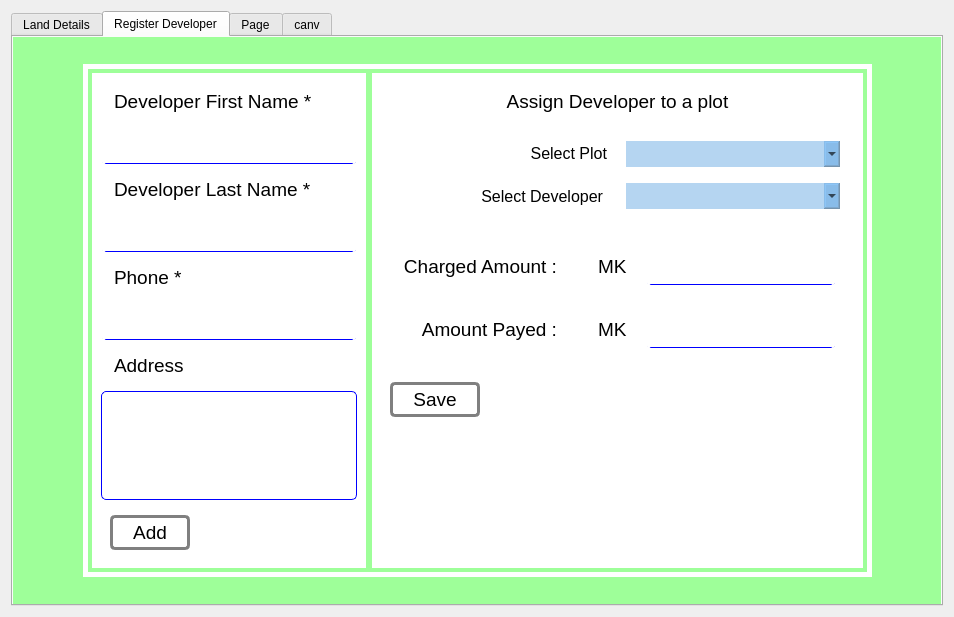
<?xml version="1.0" encoding="UTF-8"?>
<ui version="4.0">
 <class>Form</class>
 <widget class="QWidget" name="Form">
  <property name="geometry">
   <rect>
    <x>0</x>
    <y>0</y>
    <width>954</width>
    <height>617</height>
   </rect>
  </property>
  <property name="windowTitle">
   <string>Form</string>
  </property>
  <layout class="QGridLayout" name="gridLayout_3">
   <item row="0" column="0">
    <widget class="QTabWidget" name="tabWidget">
     <property name="styleSheet">
      <string notr="true">QWidget#tabWidgetPage1{
		background-color: rgb(158, 255, 153);
		color: #ffffff;
}
QWidget#tab{
background-color: rgb(158, 255, 153);
		color: #ffffff;
}</string>
     </property>
     <property name="currentIndex">
      <number>1</number>
     </property>
     <widget class="QWidget" name="tabWidgetPage1">
      <attribute name="title">
       <string>Land Details</string>
      </attribute>
      <layout class="QHBoxLayout" name="horizontalLayout">
       <item>
        <widget class="QWidget" name="widget_3" native="true">
         <property name="maximumSize">
          <size>
           <width>250</width>
           <height>16777215</height>
          </size>
         </property>
         <property name="styleSheet">
          <string notr="true">QWidget#widget_3{
		background: #333333;
		color: #ffffff;
}</string>
         </property>
         <layout class="QVBoxLayout" name="verticalLayout_2">
          <item>
           <widget class="QWidget" name="widget_4" native="true">
            <property name="maximumSize">
             <size>
              <width>16777215</width>
              <height>70</height>
             </size>
            </property>
            <layout class="QHBoxLayout" name="horizontalLayout_2">
             <item>
              <widget class="QLineEdit" name="filterList">
               <property name="font">
                <font>
                 <pointsize>12</pointsize>
                </font>
               </property>
              </widget>
             </item>
             <item>
              <widget class="QLabel" name="label">
               <property name="font">
                <font>
                 <pointsize>12</pointsize>
                </font>
               </property>
               <property name="styleSheet">
                <string notr="true">QLabel#label{
		background: transparent;
		color: #ffffff;
}</string>
               </property>
               <property name="text">
                <string>Search</string>
               </property>
              </widget>
             </item>
            </layout>
           </widget>
          </item>
          <item>
           <widget class="QLabel" name="label_3">
            <property name="font">
             <font>
              <pointsize>14</pointsize>
             </font>
            </property>
            <property name="styleSheet">
             <string notr="true">QLabel#label_3{
		background: transparent;
		color: #ffffff;
}</string>
            </property>
            <property name="text">
             <string>Available Plots</string>
            </property>
            <property name="alignment">
             <set>Qt::AlignCenter</set>
            </property>
           </widget>
          </item>
          <item>
           <widget class="QListWidget" name="mainLeftList">
            <property name="minimumSize">
             <size>
              <width>200</width>
              <height>0</height>
             </size>
            </property>
            <property name="font">
             <font>
              <pointsize>12</pointsize>
             </font>
            </property>
            <property name="styleSheet">
             <string notr="true">QListWidget#mainLeftList{
		background: transparent;
		color: #ffffff;
		border:none;
}</string>
            </property>
           </widget>
          </item>
         </layout>
        </widget>
       </item>
       <item>
        <widget class="QWidget" name="featureLabels" native="true">
         <property name="styleSheet">
          <string notr="true">QWidget#featureLabels{
		background: #ffffff;
		color: #000000;
		padding: 0px;
		margin: 0px;
}</string>
         </property>
         <layout class="QVBoxLayout" name="verticalLayout_3">
          <item>
           <widget class="QLabel" name="selectedFeature">
            <property name="maximumSize">
             <size>
              <width>16777215</width>
              <height>40</height>
             </size>
            </property>
            <property name="font">
             <font>
              <pointsize>15</pointsize>
             </font>
            </property>
            <property name="styleSheet">
             <string notr="true">background-color: rgb(158, 255, 153);</string>
            </property>
            <property name="text">
             <string>Selected Plots</string>
            </property>
            <property name="alignment">
             <set>Qt::AlignCenter</set>
            </property>
           </widget>
          </item>
          <item>
           <widget class="QgsMapCanvas" name="map_holder" native="true">
            <property name="minimumSize">
             <size>
              <width>0</width>
              <height>200</height>
             </size>
            </property>
            <property name="maximumSize">
             <size>
              <width>16777215</width>
              <height>300</height>
             </size>
            </property>
            <property name="styleSheet">
             <string notr="true">margin:0 px;
boreder: 1px solid green;</string>
            </property>
            <layout class="QVBoxLayout" name="verticalLayout"/>
           </widget>
          </item>
          <item>
           <widget class="QWidget" name="widget_5" native="true">
            <property name="styleSheet">
             <string notr="true">padding:0px;</string>
            </property>
            <layout class="QGridLayout" name="gridLayout_4">
             <item row="0" column="0">
              <widget class="QWidget" name="widget_14" native="true">
               <property name="styleSheet">
                <string notr="true">margin: 0px;
border: 3px solid green;
padding-right:5px;
padding-left:5px;
border-radius:5px;</string>
               </property>
               <layout class="QGridLayout" name="gridLayout_7">
                <item row="2" column="2">
                 <widget class="QLabel" name="perimeter">
                  <property name="font">
                   <font>
                    <pointsize>11</pointsize>
                   </font>
                  </property>
                  <property name="text">
                   <string>perimeter</string>
                  </property>
                  <property name="alignment">
                   <set>Qt::AlignRight|Qt::AlignTrailing|Qt::AlignVCenter</set>
                  </property>
                 </widget>
                </item>
                <item row="0" column="2">
                 <widget class="QLabel" name="reference_no">
                  <property name="font">
                   <font>
                    <pointsize>11</pointsize>
                   </font>
                  </property>
                  <property name="styleSheet">
                   <string notr="true">text-align:right;</string>
                  </property>
                  <property name="text">
                   <string>reference#</string>
                  </property>
                  <property name="alignment">
                   <set>Qt::AlignRight|Qt::AlignTrailing|Qt::AlignVCenter</set>
                  </property>
                 </widget>
                </item>
                <item row="0" column="1">
                 <widget class="QLabel" name="label_4">
                  <property name="font">
                   <font>
                    <pointsize>11</pointsize>
                   </font>
                  </property>
                  <property name="styleSheet">
                   <string notr="true">border:none;</string>
                  </property>
                  <property name="text">
                   <string>Plot Reference No</string>
                  </property>
                 </widget>
                </item>
                <item row="1" column="1">
                 <widget class="QLabel" name="label_2">
                  <property name="font">
                   <font>
                    <pointsize>11</pointsize>
                   </font>
                  </property>
                  <property name="styleSheet">
                   <string notr="true">border:none;</string>
                  </property>
                  <property name="text">
                   <string>Area </string>
                  </property>
                 </widget>
                </item>
                <item row="1" column="2">
                 <widget class="QLabel" name="area">
                  <property name="font">
                   <font>
                    <pointsize>11</pointsize>
                   </font>
                  </property>
                  <property name="text">
                   <string> area</string>
                  </property>
                  <property name="alignment">
                   <set>Qt::AlignRight|Qt::AlignTrailing|Qt::AlignVCenter</set>
                  </property>
                 </widget>
                </item>
                <item row="2" column="1">
                 <widget class="QLabel" name="label_5">
                  <property name="font">
                   <font>
                    <pointsize>11</pointsize>
                   </font>
                  </property>
                  <property name="styleSheet">
                   <string notr="true">border:none;</string>
                  </property>
                  <property name="text">
                   <string>Perimeter </string>
                  </property>
                 </widget>
                </item>
                <item row="3" column="1">
                 <widget class="QLabel" name="label_7">
                  <property name="font">
                   <font>
                    <pointsize>11</pointsize>
                   </font>
                  </property>
                  <property name="styleSheet">
                   <string notr="true">border:none;</string>
                  </property>
                  <property name="text">
                   <string>Occupied By</string>
                  </property>
                 </widget>
                </item>
                <item row="3" column="2">
                 <widget class="QLabel" name="occupied">
                  <property name="font">
                   <font>
                    <pointsize>11</pointsize>
                   </font>
                  </property>
                  <property name="text">
                   <string>Occupant</string>
                  </property>
                  <property name="alignment">
                   <set>Qt::AlignRight|Qt::AlignTrailing|Qt::AlignVCenter</set>
                  </property>
                 </widget>
                </item>
               </layout>
              </widget>
             </item>
             <item row="0" column="1">
              <widget class="QWidget" name="widget_15" native="true">
               <property name="styleSheet">
                <string notr="true">margin: 0px;
border: 3px solid green;
padding-right:5px;
padding-left:5px;
border-radius:5px;</string>
               </property>
               <layout class="QVBoxLayout" name="verticalLayout_6">
                <item>
                 <widget class="QWidget" name="widget_16" native="true">
                  <layout class="QGridLayout" name="gridLayout_8">
                   <item row="0" column="1">
                    <widget class="QLabel" name="label_11">
                     <property name="font">
                      <font>
                       <pointsize>11</pointsize>
                      </font>
                     </property>
                     <property name="styleSheet">
                      <string notr="true">border:none;
</string>
                     </property>
                     <property name="text">
                      <string>Plot in TA</string>
                     </property>
                     <property name="alignment">
                      <set>Qt::AlignCenter</set>
                     </property>
                    </widget>
                   </item>
                   <item row="1" column="0">
                    <widget class="QLabel" name="longtude">
                     <property name="font">
                      <font>
                       <pointsize>11</pointsize>
                      </font>
                     </property>
                     <property name="styleSheet">
                      <string notr="true">border:none;</string>
                     </property>
                     <property name="text">
                      <string>village</string>
                     </property>
                     <property name="alignment">
                      <set>Qt::AlignCenter</set>
                     </property>
                    </widget>
                   </item>
                   <item row="1" column="1">
                    <widget class="QLabel" name="latitude">
                     <property name="font">
                      <font>
                       <pointsize>11</pointsize>
                      </font>
                     </property>
                     <property name="styleSheet">
                      <string notr="true">border:none;</string>
                     </property>
                     <property name="text">
                      <string>TA</string>
                     </property>
                     <property name="alignment">
                      <set>Qt::AlignCenter</set>
                     </property>
                    </widget>
                   </item>
                   <item row="0" column="0">
                    <widget class="QLabel" name="label_9">
                     <property name="font">
                      <font>
                       <pointsize>11</pointsize>
                      </font>
                     </property>
                     <property name="styleSheet">
                      <string notr="true">border:none;</string>
                     </property>
                     <property name="text">
                      <string>Plot in Vilalge:</string>
                     </property>
                     <property name="alignment">
                      <set>Qt::AlignCenter</set>
                     </property>
                    </widget>
                   </item>
                  </layout>
                 </widget>
                </item>
                <item>
                 <widget class="QWidget" name="widget_17" native="true">
                  <layout class="QVBoxLayout" name="verticalLayout_9">
                   <item>
                    <widget class="QLabel" name="label_21">
                     <property name="font">
                      <font>
                       <pointsize>11</pointsize>
                      </font>
                     </property>
                     <property name="styleSheet">
                      <string notr="true">border:none;</string>
                     </property>
                     <property name="text">
                      <string>Distance From City Council</string>
                     </property>
                     <property name="alignment">
                      <set>Qt::AlignCenter</set>
                     </property>
                    </widget>
                   </item>
                   <item>
                    <widget class="QLabel" name="distance">
                     <property name="font">
                      <font>
                       <pointsize>11</pointsize>
                      </font>
                     </property>
                     <property name="text">
                      <string>distance</string>
                     </property>
                     <property name="alignment">
                      <set>Qt::AlignCenter</set>
                     </property>
                    </widget>
                   </item>
                  </layout>
                 </widget>
                </item>
               </layout>
              </widget>
             </item>
            </layout>
           </widget>
          </item>
         </layout>
        </widget>
       </item>
      </layout>
     </widget>
     <widget class="QWidget" name="tab">
      <attribute name="title">
       <string>Register Developer</string>
      </attribute>
      <layout class="QGridLayout" name="gridLayout">
       <item row="0" column="0">
        <widget class="QWidget" name="widget" native="true">
         <layout class="QVBoxLayout" name="verticalLayout_5">
          <item>
           <widget class="QWidget" name="chart" native="true">
            <property name="font">
             <font>
              <pointsize>14</pointsize>
             </font>
            </property>
            <layout class="QHBoxLayout" name="horizontalLayout_3">
             <item>
              <spacer name="horizontalSpacer">
               <property name="orientation">
                <enum>Qt::Horizontal</enum>
               </property>
               <property name="sizeHint" stdset="0">
                <size>
                 <width>40</width>
                 <height>20</height>
                </size>
               </property>
              </spacer>
             </item>
             <item>
              <widget class="QWidget" name="widget_8" native="true">
               <property name="minimumSize">
                <size>
                 <width>300</width>
                 <height>0</height>
                </size>
               </property>
               <property name="styleSheet">
                <string notr="true">border: 5px solid #ffffff;
padding:3px;</string>
               </property>
               <layout class="QHBoxLayout" name="horizontalLayout_8">
                <item>
                 <widget class="QWidget" name="widget_10" native="true">
                  <property name="minimumSize">
                   <size>
                    <width>200</width>
                    <height>0</height>
                   </size>
                  </property>
                  <property name="styleSheet">
                   <string notr="true">QWidget#widget_10{
		background: #ffffff;
		color: #333333;
		border: none;
		padding:120px
}</string>
                  </property>
                  <layout class="QVBoxLayout" name="verticalLayout_8">
                   <item>
                    <widget class="QLabel" name="label_14">
                     <property name="font">
                      <font>
                       <pointsize>14</pointsize>
                      </font>
                     </property>
                     <property name="text">
                      <string>Developer First Name *</string>
                     </property>
                    </widget>
                   </item>
                   <item>
                    <widget class="QLineEdit" name="firstname">
                     <property name="font">
                      <font>
                       <pointsize>14</pointsize>
                      </font>
                     </property>
                     <property name="styleSheet">
                      <string notr="true">QLineEdit{
border-bottom: 1 solid blue;
border-radius:5px;}

QLineEdit:hover{
	border:1px solid green;
}</string>
                     </property>
                    </widget>
                   </item>
                   <item>
                    <widget class="QLabel" name="label_15">
                     <property name="font">
                      <font>
                       <pointsize>14</pointsize>
                      </font>
                     </property>
                     <property name="text">
                      <string>Developer Last Name *</string>
                     </property>
                    </widget>
                   </item>
                   <item>
                    <widget class="QLineEdit" name="lastname">
                     <property name="font">
                      <font>
                       <pointsize>14</pointsize>
                      </font>
                     </property>
                     <property name="styleSheet">
                      <string notr="true">QLineEdit{
border-bottom: 1 solid blue;
border-radius:5px;}

QLineEdit:hover{
	border:1px solid green;
}</string>
                     </property>
                    </widget>
                   </item>
                   <item>
                    <widget class="QLabel" name="label_17">
                     <property name="font">
                      <font>
                       <pointsize>14</pointsize>
                      </font>
                     </property>
                     <property name="text">
                      <string>Phone *</string>
                     </property>
                    </widget>
                   </item>
                   <item>
                    <widget class="QLineEdit" name="phone">
                     <property name="font">
                      <font>
                       <pointsize>14</pointsize>
                      </font>
                     </property>
                     <property name="styleSheet">
                      <string notr="true">QLineEdit{
border-bottom: 1 solid blue;
border-radius:5px;}

QLineEdit:hover{
	border:1px solid green;
}</string>
                     </property>
                    </widget>
                   </item>
                   <item>
                    <widget class="QLabel" name="label_10">
                     <property name="font">
                      <font>
                       <pointsize>14</pointsize>
                      </font>
                     </property>
                     <property name="text">
                      <string>Address</string>
                     </property>
                    </widget>
                   </item>
                   <item>
                    <widget class="QTextEdit" name="address">
                     <property name="font">
                      <font>
                       <pointsize>14</pointsize>
                      </font>
                     </property>
                     <property name="styleSheet">
                      <string notr="true">border: 1 solid blue;
border-radius:5px;</string>
                     </property>
                    </widget>
                   </item>
                   <item>
                    <widget class="QWidget" name="widget_11" native="true">
                     <property name="styleSheet">
                      <string notr="true">margin: 0;</string>
                     </property>
                     <layout class="QHBoxLayout" name="horizontalLayout_7">
                      <item>
                       <widget class="QPushButton" name="add_btn_2">
                        <property name="font">
                         <font>
                          <pointsize>14</pointsize>
                         </font>
                        </property>
                        <property name="styleSheet">
                         <string notr="true">margin: 0px;
border: 3px solid grey;
padding-right:20px;
padding-left:20px;
border-radius:5px;</string>
                        </property>
                        <property name="text">
                         <string>Add</string>
                        </property>
                       </widget>
                      </item>
                      <item>
                       <spacer name="horizontalSpacer_5">
                        <property name="orientation">
                         <enum>Qt::Horizontal</enum>
                        </property>
                        <property name="sizeHint" stdset="0">
                         <size>
                          <width>40</width>
                          <height>20</height>
                         </size>
                        </property>
                       </spacer>
                      </item>
                     </layout>
                    </widget>
                   </item>
                  </layout>
                 </widget>
                </item>
                <item>
                 <widget class="QWidget" name="widget_2" native="true">
                  <property name="minimumSize">
                   <size>
                    <width>100</width>
                    <height>0</height>
                   </size>
                  </property>
                  <property name="styleSheet">
                   <string notr="true">QWidget#widget_2{
		background: #ffffff;
		color: #333333;
		border: none;
		padding:120px
}</string>
                  </property>
                  <layout class="QVBoxLayout" name="verticalLayout_7">
                   <item>
                    <widget class="QLabel" name="label_12">
                     <property name="font">
                      <font>
                       <pointsize>14</pointsize>
                      </font>
                     </property>
                     <property name="text">
                      <string>Assign Developer to a plot</string>
                     </property>
                     <property name="alignment">
                      <set>Qt::AlignCenter</set>
                     </property>
                    </widget>
                   </item>
                   <item>
                    <widget class="QWidget" name="widget_12" native="true">
                     <layout class="QGridLayout" name="gridLayout_6">
                      <item row="0" column="0">
                       <widget class="QLabel" name="label_13">
                        <property name="font">
                         <font>
                          <pointsize>12</pointsize>
                         </font>
                        </property>
                        <property name="text">
                         <string>&lt;html&gt;&lt;head/&gt;&lt;body&gt;&lt;p align=&quot;right&quot;&gt;Select Plot&lt;/p&gt;&lt;/body&gt;&lt;/html&gt;</string>
                        </property>
                       </widget>
                      </item>
                      <item row="0" column="1">
                       <widget class="QComboBox" name="plot_combo">
                        <property name="font">
                         <font>
                          <pointsize>11</pointsize>
                         </font>
                        </property>
                        <property name="styleSheet">
                         <string notr="true">background: rgba(70,150,220,0.4);</string>
                        </property>
                       </widget>
                      </item>
                      <item row="1" column="0">
                       <widget class="QLabel" name="label_8">
                        <property name="font">
                         <font>
                          <pointsize>12</pointsize>
                         </font>
                        </property>
                        <property name="text">
                         <string>Select Developer</string>
                        </property>
                        <property name="alignment">
                         <set>Qt::AlignRight|Qt::AlignTrailing|Qt::AlignVCenter</set>
                        </property>
                       </widget>
                      </item>
                      <item row="1" column="1">
                       <widget class="QComboBox" name="customers_list">
                        <property name="font">
                         <font>
                          <pointsize>11</pointsize>
                         </font>
                        </property>
                        <property name="styleSheet">
                         <string notr="true">background: rgba(70,150,220,0.4);</string>
                        </property>
                       </widget>
                      </item>
                     </layout>
                    </widget>
                   </item>
                   <item>
                    <widget class="QWidget" name="widget_7" native="true">
                     <layout class="QGridLayout" name="gridLayout_5">
                      <item row="0" column="0">
                       <widget class="QLabel" name="label_16">
                        <property name="font">
                         <font>
                          <pointsize>14</pointsize>
                         </font>
                        </property>
                        <property name="text">
                         <string>Charged Amount :</string>
                        </property>
                        <property name="alignment">
                         <set>Qt::AlignRight|Qt::AlignTrailing|Qt::AlignVCenter</set>
                        </property>
                       </widget>
                      </item>
                      <item row="1" column="0">
                       <widget class="QLabel" name="label_6">
                        <property name="font">
                         <font>
                          <pointsize>14</pointsize>
                          <weight>50</weight>
                          <bold>false</bold>
                         </font>
                        </property>
                        <property name="text">
                         <string>Amount Payed :</string>
                        </property>
                        <property name="alignment">
                         <set>Qt::AlignRight|Qt::AlignTrailing|Qt::AlignVCenter</set>
                        </property>
                       </widget>
                      </item>
                      <item row="0" column="1">
                       <widget class="QWidget" name="widget_18" native="true">
                        <layout class="QHBoxLayout" name="horizontalLayout_9">
                         <item>
                          <widget class="QLabel" name="label_18">
                           <property name="font">
                            <font>
                             <pointsize>14</pointsize>
                            </font>
                           </property>
                           <property name="text">
                            <string>MK</string>
                           </property>
                          </widget>
                         </item>
                         <item>
                          <widget class="QLineEdit" name="charged_amount">
                           <property name="font">
                            <font>
                             <pointsize>14</pointsize>
                            </font>
                           </property>
                           <property name="styleSheet">
                            <string notr="true">QLineEdit{
border-bottom: 1 solid blue;
border-radius:5px;}

QLineEdit:hover{
	border:1px solid green;
}</string>
                           </property>
                          </widget>
                         </item>
                        </layout>
                       </widget>
                      </item>
                      <item row="1" column="1">
                       <widget class="QWidget" name="widget_19" native="true">
                        <layout class="QHBoxLayout" name="horizontalLayout_10">
                         <item>
                          <widget class="QLabel" name="label_19">
                           <property name="font">
                            <font>
                             <pointsize>14</pointsize>
                            </font>
                           </property>
                           <property name="text">
                            <string>MK</string>
                           </property>
                          </widget>
                         </item>
                         <item>
                          <widget class="QLineEdit" name="payed_amount">
                           <property name="font">
                            <font>
                             <pointsize>14</pointsize>
                            </font>
                           </property>
                           <property name="styleSheet">
                            <string notr="true">QLineEdit{
border-bottom: 1 solid blue;
border-radius:5px;}

QLineEdit:hover{
	border:1px solid green;
}</string>
                           </property>
                          </widget>
                         </item>
                        </layout>
                       </widget>
                      </item>
                     </layout>
                    </widget>
                   </item>
                   <item>
                    <widget class="QWidget" name="widget_13" native="true">
                     <layout class="QHBoxLayout" name="horizontalLayout_5">
                      <item>
                       <widget class="QPushButton" name="save">
                        <property name="font">
                         <font>
                          <pointsize>14</pointsize>
                         </font>
                        </property>
                        <property name="styleSheet">
                         <string notr="true">margin: 0px;
border: 3px solid grey;
padding-right:20px;
padding-left:20px;
border-radius:5px;</string>
                        </property>
                        <property name="text">
                         <string>Save</string>
                        </property>
                       </widget>
                      </item>
                      <item>
                       <spacer name="horizontalSpacer_3">
                        <property name="orientation">
                         <enum>Qt::Horizontal</enum>
                        </property>
                        <property name="sizeHint" stdset="0">
                         <size>
                          <width>40</width>
                          <height>20</height>
                         </size>
                        </property>
                       </spacer>
                      </item>
                     </layout>
                    </widget>
                   </item>
                   <item>
                    <widget class="QWidget" name="widget_9" native="true">
                     <property name="styleSheet">
                      <string notr="true">margin: 0;</string>
                     </property>
                     <layout class="QHBoxLayout" name="horizontalLayout_6">
                      <item>
                       <spacer name="verticalSpacer">
                        <property name="orientation">
                         <enum>Qt::Vertical</enum>
                        </property>
                        <property name="sizeHint" stdset="0">
                         <size>
                          <width>20</width>
                          <height>40</height>
                         </size>
                        </property>
                       </spacer>
                      </item>
                     </layout>
                    </widget>
                   </item>
                  </layout>
                 </widget>
                </item>
               </layout>
              </widget>
             </item>
             <item>
              <spacer name="horizontalSpacer_2">
               <property name="orientation">
                <enum>Qt::Horizontal</enum>
               </property>
               <property name="sizeHint" stdset="0">
                <size>
                 <width>40</width>
                 <height>20</height>
                </size>
               </property>
              </spacer>
             </item>
            </layout>
           </widget>
          </item>
         </layout>
        </widget>
       </item>
      </layout>
     </widget>
     <widget class="QWidget" name="tab_2">
      <attribute name="title">
       <string>Page</string>
      </attribute>
      <layout class="QGridLayout" name="gridLayout_2">
       <item row="0" column="0">
        <widget class="QWidget" name="widget_6" native="true">
         <layout class="QHBoxLayout" name="horizontalLayout_4">
          <item>
           <widget class="QListWidget" name="developerslistwidget">
            <property name="styleSheet">
             <string notr="true">background-color: rgb(158, 255, 153);</string>
            </property>
           </widget>
          </item>
         </layout>
        </widget>
       </item>
      </layout>
     </widget>
     <widget class="QWidget" name="tab_3">
      <attribute name="title">
       <string>canv</string>
      </attribute>
      <layout class="QVBoxLayout" name="verticalLayout_4">
       <item>
        <widget class="QgsMapCanvas" name="canvas" native="true"/>
       </item>
      </layout>
     </widget>
    </widget>
   </item>
  </layout>
 </widget>
 <customwidgets>
  <customwidget>
   <class>QgsMapCanvas</class>
   <extends>QWidget</extends>
   <header location="global">qgis.gui</header>
   <container>1</container>
  </customwidget>
 </customwidgets>
 <resources/>
 <connections/>
</ui>
